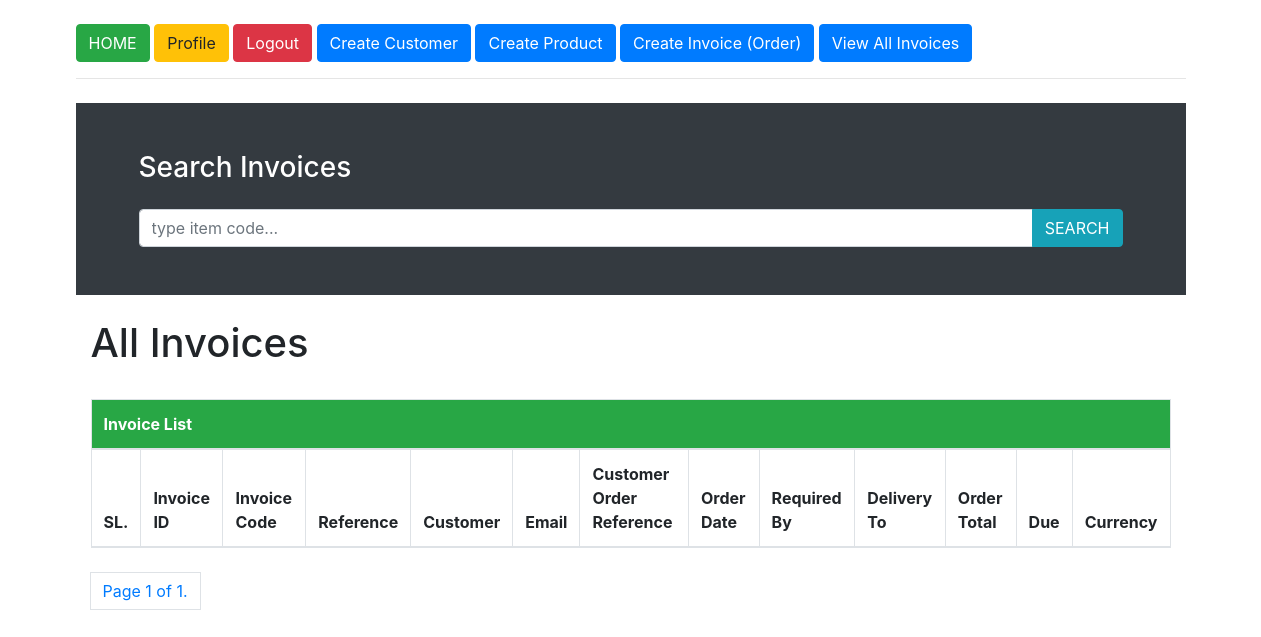
The page /view_all_invoices/ (signed in) on the database as committed earlier.
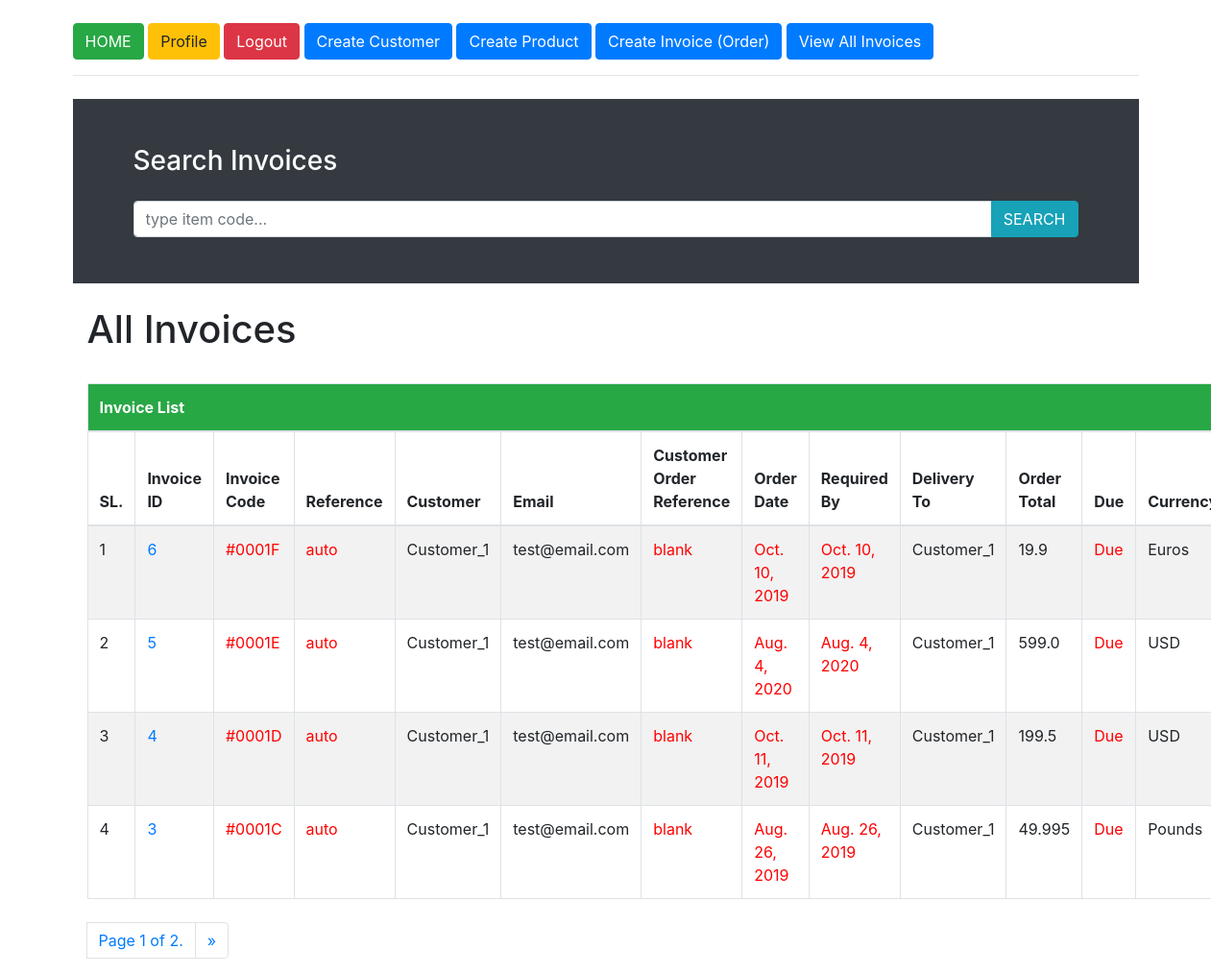
The same page on the database as committed later.
### products_invoices/models.py (models this page shows, shortened)
class Invoice(models.Model):
    CURRENCIES = (
        ('Euros', 'Euros'),
        ('USD', 'USD'),
        ('Pounds', 'Pounds'),
    )
    customer = models.ForeignKey(Customer, on_delete=models.CASCADE)
    currency = models.CharField(max_length=20, choices=CURRENCIES, default='Euros')
    date = models.DateField(null=True, blank=True)
    item_code = models.CharField(max_length=10)
    item_description = models.OneToOneField(Product, on_delete=models.CASCADE)
    quantity = models.PositiveSmallIntegerField(default=1)
    unit_price = models.FloatField(default=0.00)
    discount = models.FloatField()
    class Meta:
        ordering = ['-id']
    @property
    def total(self):
        total_price = self.quantity * self.unit_price - (self.discount / 100)
        return total_price

class Customer(models.Model):
    customer_name = models.CharField(max_length=150)
    address = models.CharField(max_length=150)
    email = models.EmailField(null=True, blank=True)
    class Meta:
        ordering = ['-id']

### products_invoices/views.py (the view)
# urls.py: path('view_all_invoices/', view_all_invoices, name='view_all_invoices'),
@login_required(login_url='login')
def view_all_invoices(request, ):
    all_invoices = Invoice.objects.all()
    query = request.GET.get('q')
    if query:
        all_invoices = all_invoices.filter(Q(item_code__icontains=query)).distinct()
    paginator = Paginator(all_invoices, 4)
    page = request.GET.get('page')
    all_invoices_paginator_data = paginator.get_page(page)
    template = 'products_invoices/all_invoices.html'
    context = {
        'all_invoices': all_invoices,
        'all_invoices_paginator_data': all_invoices_paginator_data,
    }
    return render(request, template, context)

### templates/products_invoices/all_invoices.html (shortened to what this page needs)
{% extends 'base.html' %}
{% block content %}
    <div class="bg-dark p-5 my-4">
        <div class="container">
            <h3 class="text-white mb-4">Search Invoices</h3>
            <form class="search" action="" method="GET">
                <div class="input-group">
                    <input type="text" class="form-control" name='q' placeholder="type item code..."
                        aria-label="Recipient's username" aria-describedby="basic-addon2">
                    <div class="input-group-append">
                        <button type="submit" class="btn btn-info" class="searchButton">
                            SEARCH
                        </button>
                    </div>
                </div>
            </form>
        </div>
    </div>
    <div class="col-md-12">
        <h1>All Invoices</h1>
        <br>
        <table class="table table-striped table-bordered table-hover mb-4">
            <thead>
                <tr class="bg-success text-white">
                    <th colspan="14">Invoice List</th>
                </tr>
                <tr>
                    <th>SL.</th>
                    <th>Invoice ID</th>
                    <th>Invoice Code</th>
                    <th>Reference</th>
                    <th>Customer</th>
                    <th>Email</th>
                    <th>Customer Order Reference</th>
                    <th>Order Date</th>
                    <th>Required By</th>
                    <th>Delivery To</th>
                    <th>Order Total</th>
                    <th>Due</th>
                    <th>Currency</th>
                </tr>
            </thead>
            <tbody>
                {% for invoice in all_invoices_paginator_data %}
                    <tr>
                        <td>{{ forloop.counter }}</td>
                        <td>
                            <a href="{% url 'products_invoices:single_invoice_details' invoice.id %}">{{ invoice.id }}</a>
                        </td>
                        <td style="color: red">{{ invoice.item_code }}</td>
                        <td style="color: red">auto</td>
                        <td>{{ invoice.customer.customer_name }}</td>
                        <td>{{ invoice.customer.email }}</td>
                        <td style="color: red">blank</td>
                        <td style="color: red">{{ invoice.date }}</td>
                        <td style="color: red">{{ invoice.date }}</td>
                        <td>{{ invoice.customer.customer_name }}</td>
                        <td>{{ invoice.total }}</td>
                        <td style="color: red">Due</td>
                        <td>{{ invoice.currency }}</td>
                    </tr>
                {% endfor %}
            </tbody>
        </table>
            <ul class="pagination">
                <li class="page-item">
                    <a class="page-link" href="#">Page {{ all_invoices_paginator_data.number }} of
                        {{ all_invoices_paginator_data.paginator.num_pages }}.</a>
                </li>
                <li class="page-item">
                    {% if all_invoices_paginator_data.has_next %}
                        <a class="page-link" href="?page={{ all_invoices_paginator_data.next_page_number }}" aria-label="Next">
                            <span aria-hidden="true">&raquo;</span>
                        </a>
                    {% endif %}
                </li>
            </ul>
        </div>
{% endblock %}

### templates/base.html (shortened to what this page needs)
{% load staticfiles %}
<!DOCTYPE html>
<html lang="en">
<head>
    <link rel="stylesheet" href="https://maxcdn.bootstrapcdn.com/bootstrap/4.0.0/css/bootstrap.min.css"
 />
    <link rel="stylesheet" type="text/css" href="{% static 'bootstrap.min.css' %}">
	<link rel="stylesheet" type="text/css" href="{% static 'style.css' %}">
</head>
<body>
<br>
<div class="container">
    <a href="{% url 'home' %}">
        <button type="button" class="btn btn-success">HOME</button>
    </a>
    {% if request.user.is_authenticated %}
        <a href="{% url 'custom_users:profile_details' request.user.id %}">
            <button type="button" class="btn btn-warning">Profile</button>
        </a>
        <a href="{% url 'logout' %}">
            <button type="button" class="btn btn-danger">Logout</button>
        </a>
        <a href="{% url 'products_invoices:create_customer' %}">
            <button type="button" class="btn btn-primary">Create Customer</button>
        </a>
        <a href="{% url 'products_invoices:create_product' %}">
            <button type="button" class="btn btn-primary">Create Product</button>
        </a>
        <a href="{% url 'products_invoices:create_invoice' %}">
            <button type="button" class="btn btn-primary">Create Invoice (Order)</button>
        </a>
        <a href="{% url 'products_invoices:view_all_invoices' %}">
            <button type="button" class="btn btn-primary">View All Invoices</button>
        </a>
    {% endif %}
    <hr>
    {% block content %}
    {% endblock %}
</div>
</body>
</html>

Rows that differ between the two databases and show on the page:
added Invoice: id "6", item_code "#0001F", customer.customer_name "Customer_1", customer.email "test@email.com", date "Oct. 10, 2019", total "19.9", currency "Euros"
added Invoice: id "5", item_code "#0001E", customer.customer_name "Customer_1", customer.email "test@email.com", date "Aug. 4, 2020", total "599.0", currency "USD"
added Invoice: id "4", item_code "#0001D", customer.customer_name "Customer_1", customer.email "test@email.com", date "Oct. 11, 2019", total "199.5", currency "USD"
added Invoice: id "3", item_code "#0001C", customer.customer_name "Customer_1", customer.email "test@email.com", date "Aug. 26, 2019", total "49.995", currency "Pounds"
Other text that changed with them:
{{ all_invoices_paginator_data.paginator.num_pages }}: "1" → "2"
